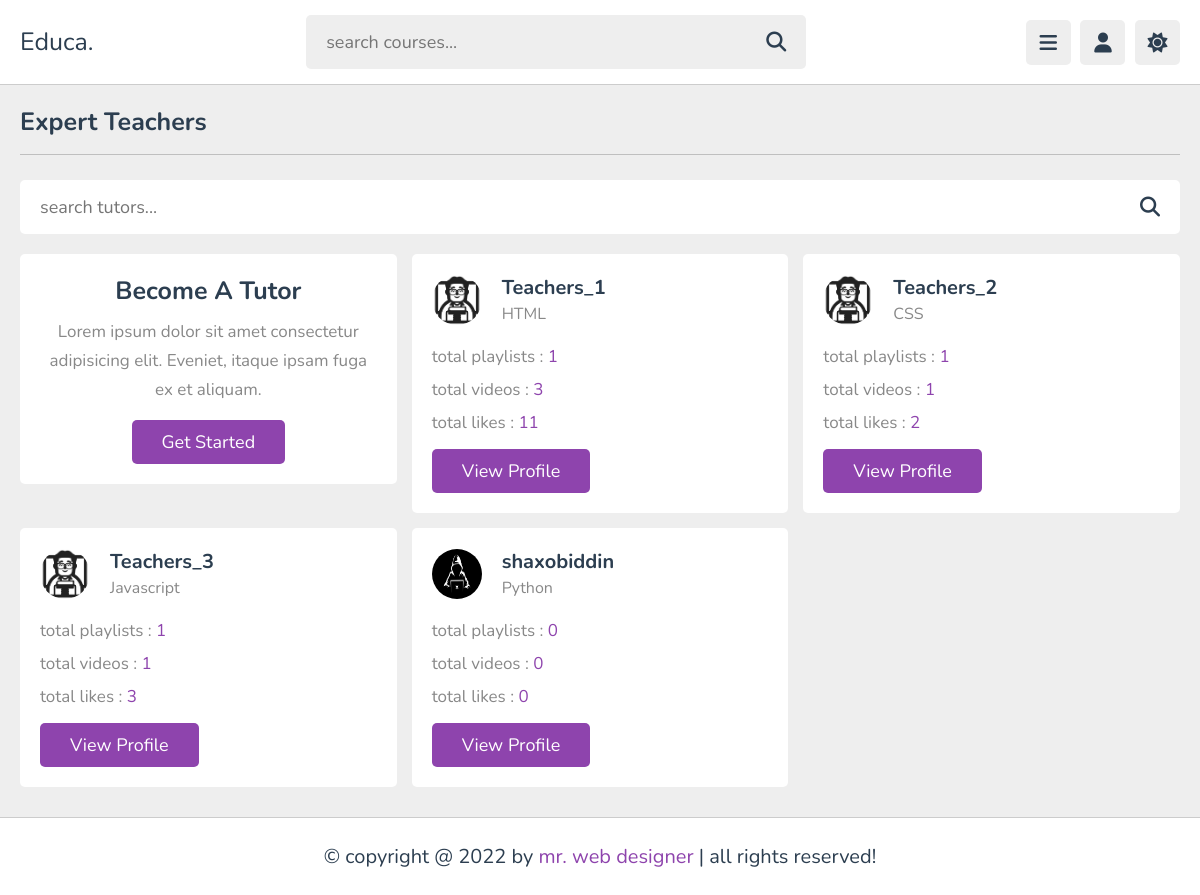
/teachers/ (signed in), run on the app's committed database.
### main/models.py (models this page shows, shortened)
class Teacher(models.Model):
    user = models.OneToOneField(User, on_delete=models.CASCADE, related_name='teacher_profile')
    bio = models.TextField(null=True, blank=True)  # O‘qituvchi haqida qisqa ma’lumot
    expertise = models.CharField(max_length=200, null=True, blank=True)  # Mutaxassislik (masalan, Python, Django)
    profile_picture = models.ImageField(upload_to='teachers/', null=True, blank=True)
    created_at = models.DateTimeField(auto_now_add=True)
    @property
    def total_playlists(self):
        return self.playlists.count()  # Bog'langan playlistlar soni
    @property
    def total_videos(self):
        return Video.objects.filter(playlist__teacher=self).count()  # Bog'langan videolar soni
    @property
    def total_likes(self):
        return Video.objects.filter(playlist__teacher=self).aggregate(models.Sum('likes')).get('likes__sum', 0) or 0

### main/views.py (the view)
# urls.py: path('teachers/', TeachersView.as_view(), name='teachers'),
class TeachersView(View):
    def get(self, request):
        all_teachers = Teacher.objects.all()
        profile = get_object_or_404(Profile, user=request.user)  # User asosida profile topamiz
        is_teacher = request.user.groups.filter(name='Teachers').exists()
        context = {
            'all_teachers': all_teachers,
            'is_teacher': is_teacher,  # Teacherni aniq qilish
            'profile': profile,  # User asosida profile topamiz
        }
        return render(request, 'teachers.html', context)

### templates/teachers.html (shortened to what this page needs)
{% load static %}
<!DOCTYPE html>
<html lang="en">
<head>
   <link rel="stylesheet" href="https://cdnjs.cloudflare.com/ajax/libs/font-awesome/6.1.2/css/all.min.css">
   <link rel="stylesheet" href="{% static 'css/style.css' %}">
</head>
<body>
   <header class="header">
      <section class="flex">
         <a href="home.html" class="logo">Educa.</a>
         <form action="search.html" method="post" class="search-form">
            <input type="text" name="search_box" required placeholder="search courses..." maxlength="100">
            <button type="submit" class="fas fa-search"></button>
         </form>
         <div class="icons">
            <div id="menu-btn" class="fas fa-bars"></div>
            <div id="user-btn" class="fas fa-user"></div>
            <div id="toggle-btn" class="fas fa-sun"></div>
         </div>
      </section>
   </header>
<section class="teachers">
   <h1 class="heading">expert teachers</h1>
   <form action="" method="post" class="search-tutor">
      <input type="text" name="search_box" placeholder="search tutors..." required maxlength="100">
      <button type="submit" class="fas fa-search" name="search_tutor"></button>
   </form>
   <div class="box-container">
      <div class="box offer">
         <h3>become a tutor</h3>
         <p>Lorem ipsum dolor sit amet consectetur adipisicing elit. Eveniet, itaque ipsam fuga ex et aliquam.</p>
         <a href="register.html" class="inline-btn">get started</a>
      </div>
      {% for teachers in all_teachers %}
      <div class="box">
         <div class="tutor">
            <img src="{{teachers.profile_picture.url}}" alt="">
            <div>
               <h3>{{teachers.user}}</h3>
               <span>{{teachers.expertise}}</span>
            </div>
         </div>
         <p>total playlists : <span>{{teachers.total_playlists}}</span></p>
         <p>total videos : <span>{{teachers.total_videos}}</span></p>
         <p>total likes : <span>{{teachers.total_likes}}</span></p>
         <a href="{% url 'teacher_profile' user.teacher_profile.id %}" class="inline-btn">view profile</a>
      </div>
      {% endfor %}
   </div>
</section>
<footer class="footer">
   &copy; copyright @ 2022 by <span>mr. web designer</span> | all rights reserved!
</footer>
</body>
</html>

### static/css/style.css (style rules this page uses)
:root { --main-color:#8e44ad; --red:#e74c3c; --orange:#f39c12; --light-color:#888; --light-bg:#eee; --black:#2c3e50; --white:#fff; --border:.1rem solid rgba(0,0,0,.2); }
* { font-family: 'Nunito', sans-serif; margin:0; padding:0; box-sizing: border-box; outline: none; border:none; text-decoration: none; }
html { font-size: 62.5%; overflow-x: hidden; }
body { background-color: var(--light-bg); padding-left: 30rem; }
section { padding:2rem; margin: 0 auto; max-width: 1200px; }
.heading { font-size: 2.5rem; color:var(--black); margin-bottom: 2.5rem; border-bottom: var(--border); padding-bottom: 1.5rem; text-transform: capitalize; }
.inline-btn, .inline-option-btn, .inline-delete-btn, .btn, .delete-btn, .option-btn { border-radius: .5rem; color:#fff; font-size: 1.8rem; cursor: pointer; text-transform: capitalize; padding:1rem 3rem; text-align: center; margin-top: 1rem; }
.inline-btn, .inline-option-btn, .inline-delete-btn { display: inline-block; }
.btn, .inline-btn { background-color: var(--main-color); }
.header { position: sticky; top:0; left:0; right: 0; background-color: var(--white); z-index: 1000; border-bottom: var(--border); }
.header .flex { display: flex; align-items: center; justify-content: space-between; position: relative; padding: 1.5rem 2rem; }
.header .flex .logo { font-size: 2.5rem; color: var(--black); }
.header .flex .search-form { width: 50rem; border-radius: .5rem; background-color: var(--light-bg); padding:1.5rem 2rem; display: flex; gap:2rem; }
.header .flex .search-form input { width: 100%; font-size: 1.8rem; color:var(--black); background:none; }
.header .flex .search-form button { background:none; font-size: 2rem; cursor: pointer; color:var(--black); }
.header .flex .icons div { font-size: 2rem; color:var(--black); background-color: var(--light-bg); border-radius: .5rem; height: 4.5rem; width: 4.5rem; line-height: 4.5rem; cursor: pointer; text-align: center; margin-left: .7rem; }
.teachers .search-tutor { margin-bottom: 2rem; border-radius: .5rem; background-color: var(--white); padding: 1.5rem 2rem; display: flex; align-items: center; gap: 1.5rem; }
.teachers .search-tutor input { width: 100%; background: none; font-size: 1.8rem; color: var(--black); }
.teachers .search-tutor button { font-size: 2rem; color: var(--black); cursor: pointer; background:none; }
.teachers .box-container { display: grid; grid-template-columns: repeat(auto-fit, minmax(30rem, 1fr)); gap:1.5rem; justify-content: center; align-items: flex-start; }
.teachers .box-container .box { background-color: var(--white); border-radius: .5rem; padding: 2rem; }
.teachers .box-container .offer { text-align: center; }
.teachers .box-container .offer h3 { font-size: 2.5rem; color: var(--black); text-transform: capitalize; padding-bottom: .5rem; }
.teachers .box-container .offer p { line-height: 1.7; padding: .5rem 0; color: var(--light-color); font-size: 1.7rem; }
.teachers .box-container .box .tutor { display: flex; align-items: center; gap:2rem; margin-bottom: 1.5rem; }
.teachers .box-container .box .tutor img { height: 5rem; width: 5rem; border-radius: 50%; }
.teachers .box-container .box .tutor h3 { font-size: 2rem; color: var(--black); margin-bottom: .2rem; }
.teachers .box-container .box .tutor span { font-size: 1.6rem; color: var(--light-color); }
.teachers .box-container .box p { padding: .5rem 0; font-size: 1.7rem; color: var(--light-color); }
.teachers .box-container .box p span { color: var(--main-color); }
.footer { background-color: var(--white); border-top: var(--border); position: sticky; bottom: 0; left: 0; right: 0; text-align: center; font-size: 2rem; padding:2.5rem 2rem; color:var(--black); margin-top: 1rem; z-index: 1000; }
.footer span { color:var(--main-color); }
@media (max-width:1200px) { body { padding-left: 0; } }

### data on the page
Teacher: profile_picture (picture), user "Teachers_1", expertise "HTML", total_playlists "1", total_videos "3", total_likes "11"
Teacher: profile_picture (picture), user "Teachers_2", expertise "CSS", total_playlists "1", total_videos "1", total_likes "2"
Teacher: profile_picture (picture), user "Teachers_3", expertise "Javascript", total_playlists "1", total_videos "1", total_likes "3"
Teacher: profile_picture (picture), user "shaxobiddin", expertise "Python", total_playlists "0", total_videos "0", total_likes "0"
